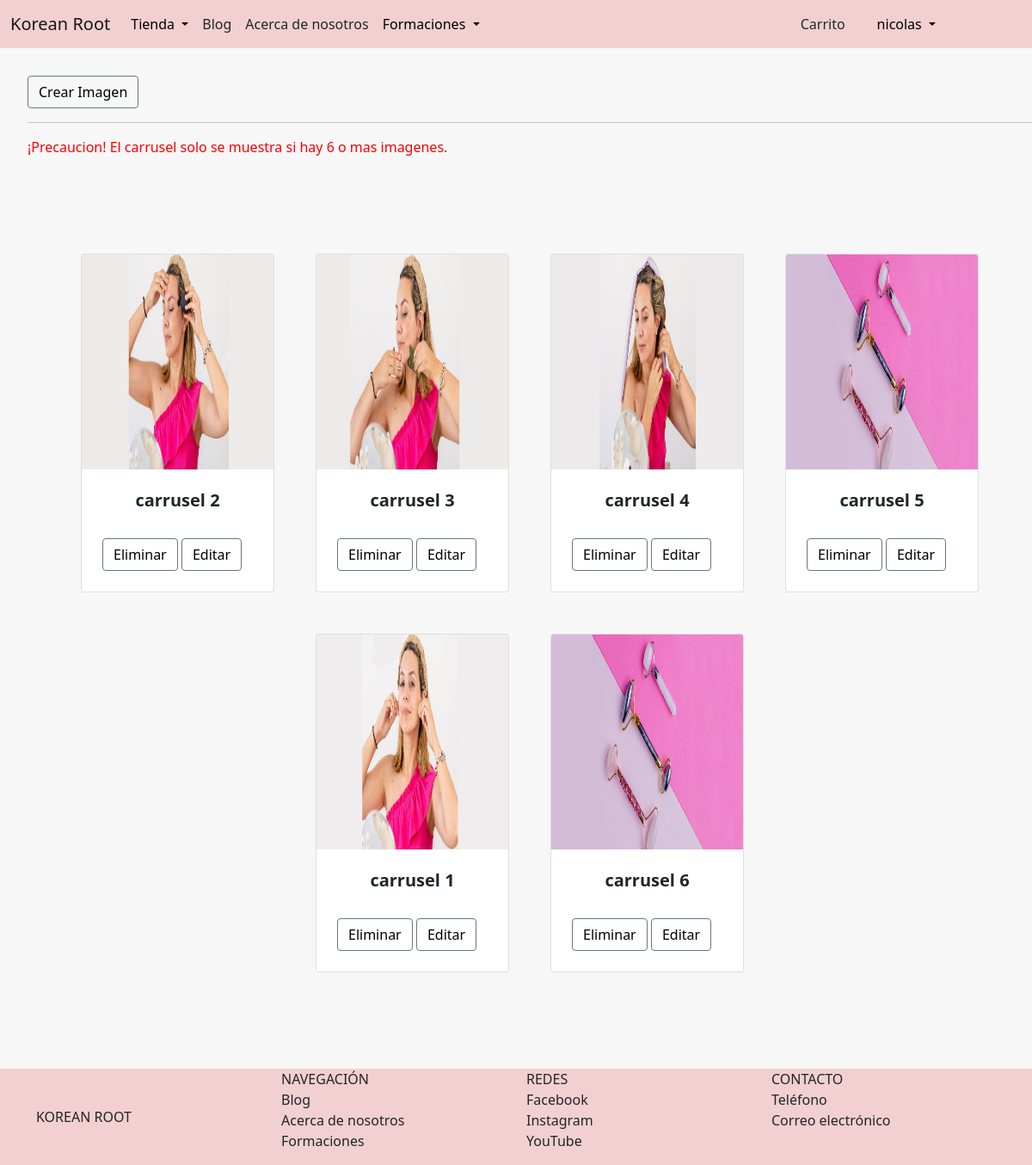
The page /blog/carrusel/imagenes/ (signed in) on the database its author committed.
### AppBlog/models.py (models this page shows, shortened)
class ImagenCarrusel(models.Model):
    titulo = models.CharField(max_length=70)
    texto = models.CharField(max_length=200)
    imagen = models.ImageField(upload_to='carrusel', default=None)

### AppBlog/views.py (the view)
# urls.py: path('carrusel/imagenes/', imagenesCarrusel, name='imagenes_carrusel'),
@staff_member_required
def imagenesCarrusel(request):
    imagenes = ImagenCarrusel.objects.all()
    if imagenes.count() > 0:
        return render(request, 'AppBlog/imagenes_carrusel.html', {'imagenes': imagenes})
    else:
        messages.error(request, 'No hay imagenes en el carrusel')
        return render(request, 'AppBlog/imagenes_carrusel.html', {'imagenes': imagenes})

### AppBlog/templates/AppBlog/imagenes_carrusel.html
{% extends 'AppTienda/padre.html' %}
{% load static %}
{% block contenidoQueCambia %}
    <ul>
        {% if user.is_staff %}
            <button class="btn btn-outline-secondary" style="margin-top: 2rem">
                <a
                href="{% url 'blog:crear_carrusel' %}"
                style="text-decoration: none; color: black;">
                Crear Imagen
                </a>
            </button>
            <hr>
            <p style="color: red;">¡Precaucion! El carrusel solo se muestra si hay 6 o mas imagenes.</p>
        {% endif %}
        {% if user.is_staff %}
                <section class="py-5">
                    <div class="container px-4 px-lg-5 mt-5">
                        <div class="row gx-4 gx-lg-5 row-cols-2 row-cols-md-3 row-cols-xl-4 justify-content-center">
                            {% for imagen in imagenes %}
                                <div class="col mb-5">
                                    <div class="card h-100">
                                        <img class="card-img-top" src="{{imagen.imagen.url}}" alt="..." height="250" />
                                        <div class="card-body p-4">
                                            <div class="text-center">
                                                <h5 class="fw-bolder">{{imagen.titulo}}</h5>
                                            </div>
                                        </div>
                                        <div class="card-footer p-4 pt-0 border-top-0 bg-transparent" style="align-items: center;">
                                            <button class="btn btn-outline-secondary">
                                                <a
                                                href="{% url 'blog:eliminar_carrusel' id=imagen.id %}"
                                                style="text-decoration: none; color: black;">
                                                Eliminar
                                                </a>
                                            </button>
                                            <button class="btn btn-outline-secondary">
                                                <a
                                                href="{% url 'blog:editar_carrusel' id=imagen.id %}"
                                                style="text-decoration: none; color: black;">
                                                Editar
                                                </a>
                                            </button>
                                        </div>
                                    </div>
                                </div>
                            {% endfor %}
                        </div>
                    </div>
                </section>
        {% endif %}
    </ul>
{% endblock %}

### AppTienda/templates/AppTienda/padre.html (shortened to what this page needs)
<!doctype html>
<html lang="en">
  <head>
    {% load static %}
    <link href="https://cdn.jsdelivr.net/npm/bootstrap@5.1.3/dist/css/bootstrap.min.css" rel="stylesheet">
  </head>
  <body class="body">
        <nav class="navbar navbar-expand-sm navbar-light" style="background-color:rgb(242, 208, 209)">
            <div class="container">
            <a href="{% url 'blog:Inicio' %}" class="navbar-brand mb-0 h1" style="text-emphasis-color: aliceblue; margin-right: 1rem;">Korean Root</a>
            <div class="collapse navbar-collapse" id="navbarNav">
                <ul class="navbar-nav">
                    <li class="nav-item dropdown">
                        <a href="#"
                        class="nav-link dropdown-toggle"
                        id="navbarDropdown"
                        role="button"
                        data-bs-toggle="dropdown"
                        aria-expanded="false"
                        style="color: black;"
                        >Tienda
                        </a>
                    </li>
                    <li class="nav-item active">
                        <a
                        href="{% url 'blog:lista_publicaciones' %}"
                        class="nav-link"
                        style="text-decoration: none; color:inherit;"
                        >
                        Blog
                    </a>
                </li>
                    <li
                    class="nav-item active">
                    <a
                    href="{% url 'acerca_de_nosotros' %}"
                    class="nav-link"
                    style="text-decoration: none; color:inherit;"
                    >
                    Acerca de nosotros
                </a>
            </li>
                    <li class="nav-item dropdown">
                      <a href="#"
                      class="nav-link dropdown-toggle"
                      id="navbarDropdown"
                      role="button"
                      data-bs-toggle="dropdown"
                      aria-expanded="false"
                      style="color: black;"
                      >Formaciones
                      </a>
                </ul>
            </div>
            </div>
            {% if user.is_authenticated %}
              <div class="d-grid gap-2 d-sm-flex justify-content-end" style="width: 6rem; margin-right: 6rem;">
              <div class="d-grid gap-2 d-sm-flex justify-content-end" style="width: 5rem;">
                <button
                class="btn btn-outline"
                type="button"
                style="text-decoration: none; color:inherit;"
                >
                <a
                    href="{% url 'carrito' %}"
                    style="text-decoration: none; color:inherit;"
                    >
                    Carrito
                </a>
                </button>
                <li class="nav-item dropdown" style="list-style-type: none">
                  <a href="#"
                  class="nav-link dropdown-toggle"
                  id="navbarDropdown"
                  role="button"
                  data-bs-toggle="dropdown"
                  aria-expanded="false"
                  style="color: black;">
                  {{user.username}}
                  </a>
                </li>
              </div>
            {% endif %}
        </nav>
    {% block contenidoQueCambia %}
    {% endblock %}
  <footer
  class="footer"
  >
    <div class="container">
      <nav class="row">
        <a href="{% url 'blog:Inicio' %}"
        class="col-3 text-reser text-uppercase d-flex align-items-center"
        style="text-decoration: none; color:inherit;"
        >
          Korean Root
        </a>
        <ul class="col-3 list-unstyled">
          <li class="font-weight-bold text-uppercase">Navegación</li>
          <li><a href="{% url 'blog:lista_publicaciones' %}" class="text-reset" style="text-decoration: none; color:inherit;">Blog</a></li>
          <li><a href="{% url 'acerca_de_nosotros' %}" class="text-reset" style="text-decoration: none; color:inherit;">Acerca de nosotros</a></li>
          <li><a href="{% url 'cursos:capacitaciones' %}" class="text-reset" style="text-decoration: none; color:inherit;">Formaciones</a></li>
        </ul>
        <ul class="col-3 list-unstyled">
          <li class="font-weight-bold text-uppercase" style="text-decoration: none; color:inherit;">Redes</li>
          <li><a href="https://www.facebook.com/koreanroot" class="text-reset" style="text-decoration: none; color:inherit;">Facebook</a></li>
          <li><a href="https://instagram.com/koreanroot" class="text-reset" style="text-decoration: none; color:inherit;">Instagram</a></li>
          <li><a href="https://www.youtube.com/channel/UC8QQf5m4bq_b639ss8gnnDg" class="text-reset" style="text-decoration: none; color:inherit;">YouTube</a></li>
        </ul>
        <ul class="col-3 list-unstyled">
          <li class="font-weight-bold text-uppercase" style="text-decoration: none; color:inherit;">Contacto</li>
          <li><a href="tel:3424234054" class="text-reset" style="text-decoration: none; color:inherit;">Teléfono</a></li>
          <li><a href="thekoreanroot@gmail.com" class="text-reset" style="text-decoration: none; color:inherit;">Correo electrónico</a></li>
        </ul>
      </nav>
    </div>
  </footer>
  </body>
</html>

### AppTienda/templates/AppTienda/padre.html (style rules this page uses)
.body { background-color:rgb(247, 247, 247); display: flex; flex-direction: column; min-height: 100vh; }
.footer { background-color: rgb(242, 208, 209); position: relative; margin-top: auto; clear:both; }

### rows shown on the page
ImagenCarrusel: imagen (picture), titulo "carrusel 2"
ImagenCarrusel: imagen (picture), titulo "carrusel 3"
ImagenCarrusel: imagen (picture), titulo "carrusel 4"
ImagenCarrusel: imagen (picture), titulo "carrusel 5"
ImagenCarrusel: imagen (picture), titulo "carrusel 1"
ImagenCarrusel: imagen (picture), titulo "carrusel 6"

### other values the page prints
{{ user.username }} "nicolas"
